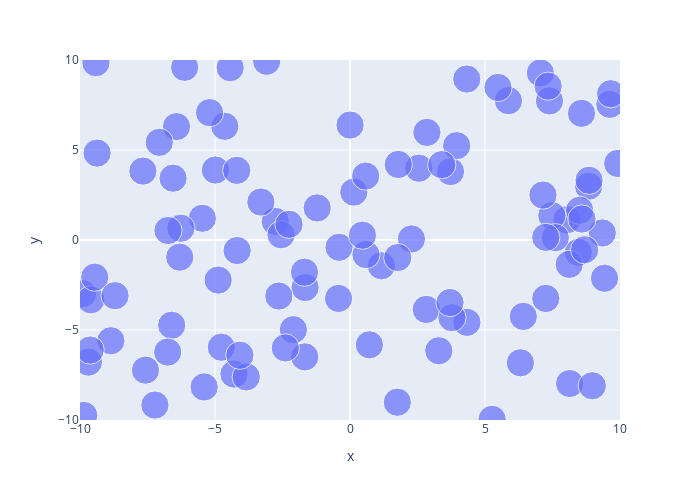
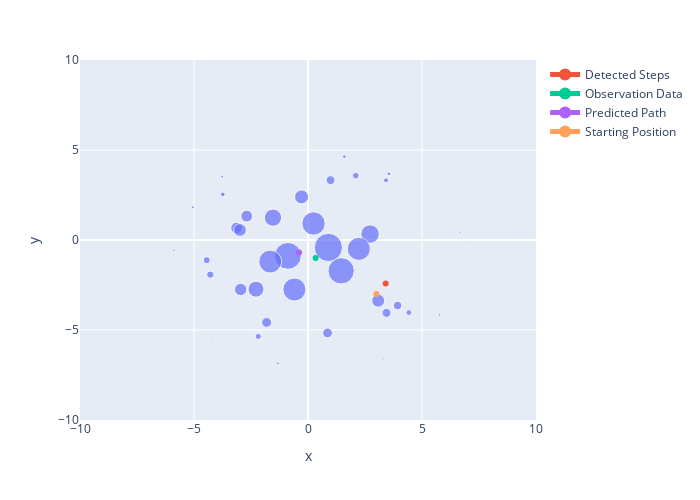
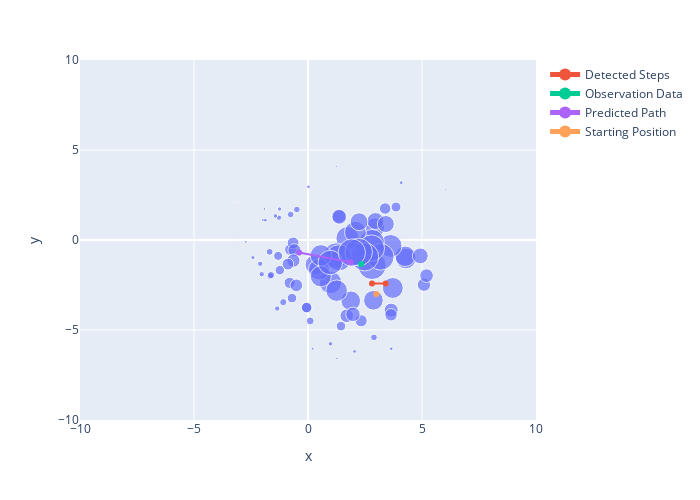
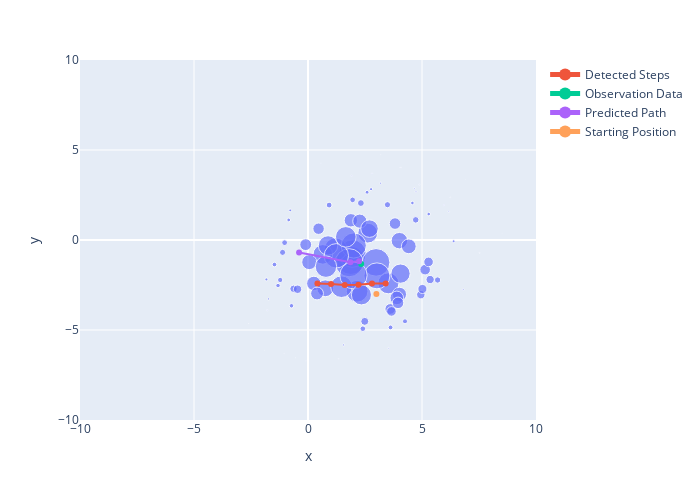

These figures' notebook cell, in order:
### Code cell
N, particles, weights, x, y, xRange, yRange, step_distance, angle_offset = reset(
    100, 4, -2.5, np.array([-10,10]), np.array([-10,10]), 0.6, 180)
#particles = create_uniform_particles(3.5, 4.5, -2, -3, N)
step_distance_std = 0.1
heading_std = 5
#These two standard deviations can be made really small so you can see the control data actually 
#playing a part and the fact that the particles need apply_movement() (i.e the particles at the start don't resample around the observation data, they tend to follow it closely until a particle gets lucky so the rest can also converge)
weights_std = 2
resample_std = 2


#Plot intial particles
fig = plot_particles(particles, weights, xRange, yRange)
fig.show()

particle_filter_driver_code(N, particles, weights, completed_df, x, y, xRange, yRange, step_distance, angle_offset, step_distance_std, heading_std, weights_std, resample_std)
